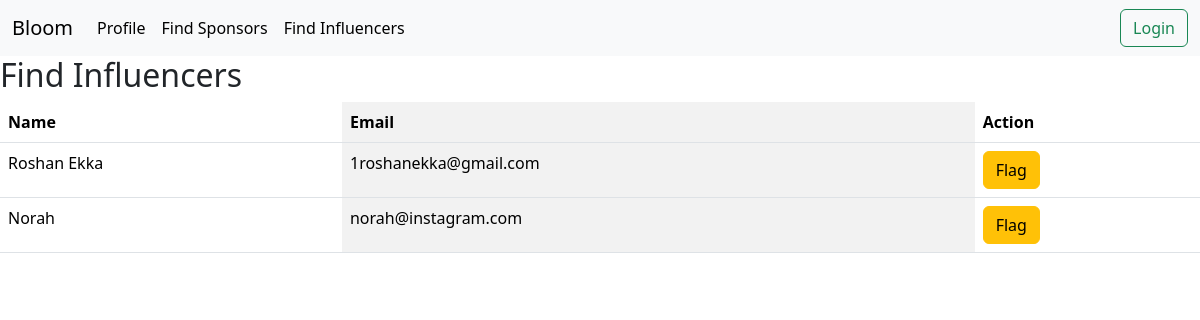
The app's page /find_influencers with its own data.
### app.py (models this page shows)
class influencerData(db.Model):
    __tablename__ = 'influencer_data'
    bloom_data_id = db.Column(db.Integer(), db.ForeignKey('bloomdata.id', ondelete="CASCADE"), primary_key=True, nullable=False, unique=True)
    name = db.Column(db.String(30), nullable=False)
    category = db.Column(db.String(30), nullable=False)
    niche = db.Column(db.String(30), nullable=False)
    reach = db.Column(db.String(30), nullable=False)
    flagged = db.Column(db.Boolean, default=False)
    bloomdata = db.relationship("BloomData", uselist=False, back_populates='influencer_data')

class BloomData(db.Model):
    __tablename__ = 'bloomdata'
    id = db.Column(db.Integer, primary_key=True)
    email = db.Column(db.String(30), unique=True, nullable=False)
    password = db.Column(db.String(30), nullable=False)
    role = db.Column(db.String(30), nullable=False)
    influencer_data = db.relationship("influencerData", uselist=False, back_populates='bloomdata', cascade="all, delete-orphan")
    sponsor_data = db.relationship("sponsorData", uselist=False, back_populates='bloomdata', cascade="all, delete-orphan")

### app.py (the view)
@app.route('/find_influencers', methods=['GET', 'POST'])
def find_influencers_admin():
    influencers = db.session.query(influencerData, BloomData.email).join(BloomData, influencerData.bloom_data_id == BloomData.id).all()
    return render_template('admin_find_influencer.html', influencers=influencers)

### templates/admin_find_influencer.html (shortened to what this page needs)
{% extends 'admin.html' %}
{% block body %}
<h2>Find Influencers</h2>
<table class="table table-striped-columns">
    <thead>
        <tr>
            <th>Name</th>
            <th>Email</th>
            <th>Action</th>
        </tr>
    </thead>
    <tbody>
        {% for influencer, email in influencers %}
            <tr>
                <td>{{ influencer.name }}</td>
                <td>{{ email }}</td>
                <td>
                    <form method="POST" action="{{ url_for('toggle_flag_influencer', influencer_id=influencer.bloom_data_id) }}">
                        {% if influencer.flagged %}
                            <button type="submit" class="btn btn-danger">Unflag</button>
                        {% else %}
                            <button type="submit" class="btn btn-warning">Flag</button>
                        {% endif %}
                    </form>
                </td>
            </tr>
        {% endfor %}
    </tbody>
</table>
{% endblock body %}

### records on screen
influencerData: name "Roshan Ekka", email "1roshanekka@gmail.com", flagged "Flag"
influencerData: name "Norah", email "norah@instagram.com", flagged "Flag"
